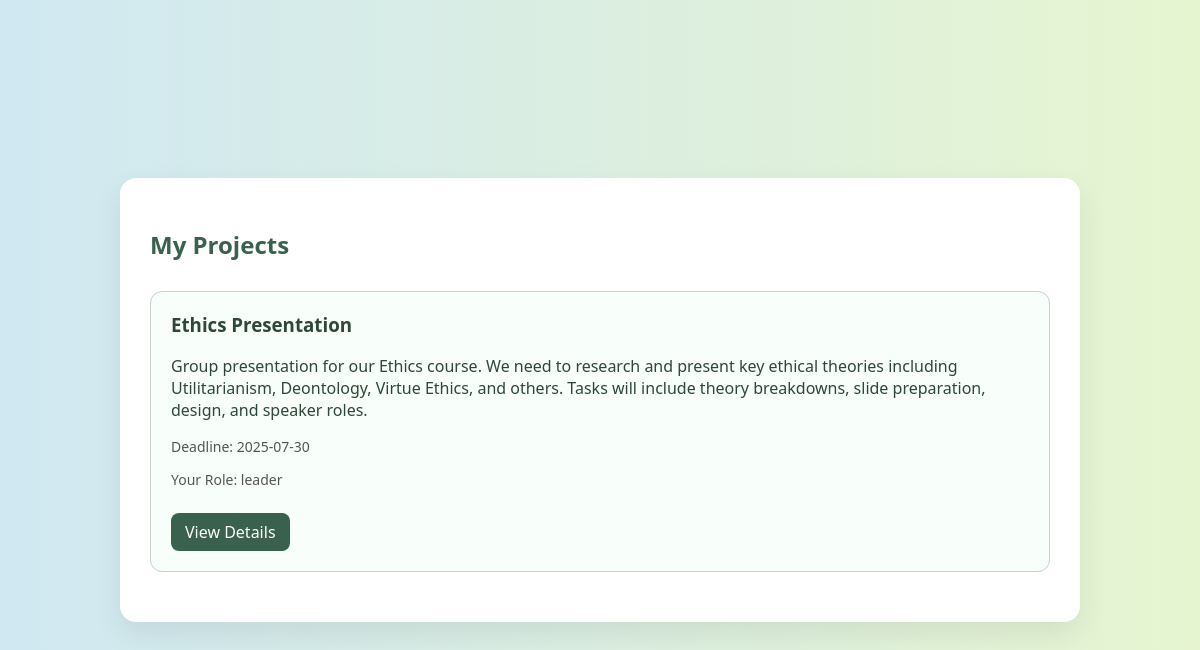
/my-projects (signed in), run on an earlier commit of the app's database.
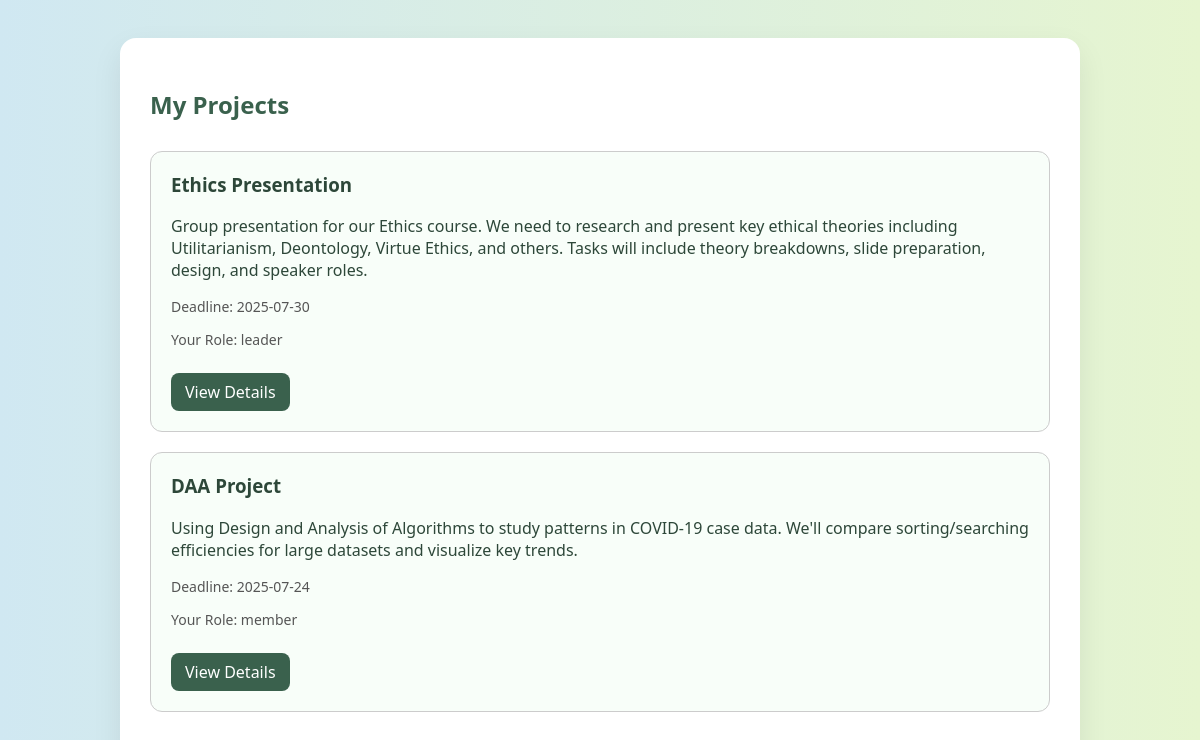
And on a later commit of the database.
### tables this page shows
CREATE TABLE project_members (
    id INTEGER PRIMARY KEY AUTOINCREMENT,
    project_id INTEGER,
    user_id INTEGER,
    role TEXT CHECK(role IN ('leader', 'member')) DEFAULT 'member',
    FOREIGN KEY (project_id) REFERENCES projects(id),
    FOREIGN KEY (user_id) REFERENCES users(id)
);

CREATE TABLE projects (
    id INTEGER PRIMARY KEY AUTOINCREMENT,
    title TEXT NOT NULL,
    description TEXT,
    deadline DATE,
    created_by INTEGER,
    created_at TIMESTAMP DEFAULT CURRENT_TIMESTAMP,
    FOREIGN KEY (created_by) REFERENCES users(id)
);

### app.py (the view)
@app.route('/my-projects')
def my_projects():
    if 'user_id' not in session:
        return redirect('/login')
    user_id = session['user_id']
    conn = get_db_connection()
    cursor = conn.cursor()
    cursor.execute("""
        SELECT p.id, p.title, p.description, p.deadline, pm.role
        FROM project_members pm
        JOIN projects p ON pm.project_id = p.id
        WHERE pm.user_id = ?
    """, (user_id,))
    projects = cursor.fetchall()
    conn.close()
    return render_template('my_projects.html', projects=projects)

### app.py (called while the page is built)
def get_db_connection():
    conn = sqlite3.connect('data.db')
    conn.row_factory = sqlite3.Row
    return conn

### templates/my_projects.html (shortened to what this page needs)
<!DOCTYPE html>
<html lang="en">
<head>
  <link rel="stylesheet" href="/static/style.css" />
</head>
<body>
  <div class="container">
    <h2>My Projects</h2>
    {% if projects %}
      {% for project in projects %}
        <div class="project-card">
          <h3>{{ project['title'] }}</h3>
          <p>{{ project['description'] }}</p>
          <p class="meta">Deadline: {{ project['deadline'] }}</p>
          <p class="meta">Your Role: {{ project['role'] }}</p>
          <a href="/project/{{ project['id'] }}" class="btn">View Details</a>
        </div>
      {% endfor %}
    {% else %}
      <p>You are not part of any projects yet.</p>
    {% endif %}
  </div>
</body>
</html>

### static/css/style.css (style rules this page uses)
body { font-family: 'Segoe UI', sans-serif; background: linear-gradient(to right, #d0e8f2, #e6f5d0); display: flex; justify-content: center; align-items: center; height: 100vh; }

### templates/my_projects.html (style rules this page uses)
body { background: linear-gradient(to right, #d0e8f2, #e6f5d0); font-family: 'Segoe UI', sans-serif; margin: 0; padding: 0; color: #2d4739; }
.container { max-width: 900px; margin: 50px auto; padding: 30px; background: white; border-radius: 16px; box-shadow: 0 12px 30px rgba(0,0,0,0.08); }
h2 { margin-bottom: 30px; color: #3a614d; }
.project-card { border: 1px solid #ccc; border-radius: 12px; padding: 20px; margin-bottom: 20px; background: #f8fef9; }
.project-card h3 { margin-top: 0; color: #2d4739; }
.meta { font-size: 14px; color: #555; }
.btn { background: #3a614d; color: white; padding: 8px 14px; border: none; border-radius: 8px; cursor: pointer; margin-top: 10px; text-decoration: none; display: inline-block; }

What changed in the data, as far as the page shows it:
added project_members: title "DAA Project", description "Using Design and Analysis of Algorithms to study patterns in COVID-19 case data. We'll compare sorting/searching efficiencies for large datasets and visualize key trends.", deadline "2025-07-24", role "member"
